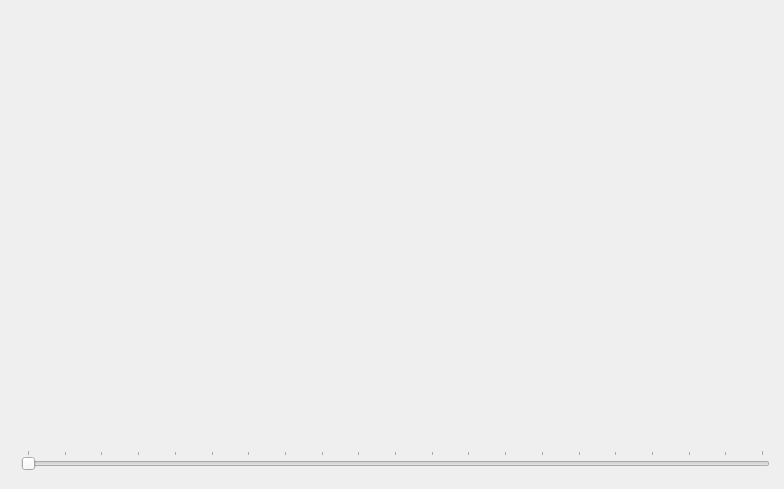
<?xml version="1.0" encoding="UTF-8"?>
<ui version="4.0">
 <class>Widget</class>
 <widget class="QWidget" name="Widget">
  <property name="geometry">
   <rect>
    <x>0</x>
    <y>0</y>
    <width>784</width>
    <height>489</height>
   </rect>
  </property>
  <property name="windowTitle">
   <string>Widget</string>
  </property>
  <widget class="QWidget" name="verticalLayoutWidget">
   <property name="geometry">
    <rect>
     <x>10</x>
     <y>10</y>
     <width>771</width>
     <height>471</height>
    </rect>
   </property>
   <layout class="QVBoxLayout" name="verticalLayout_2">
    <item>
     <widget class="circlewidget" name="draw" native="true"/>
    </item>
    <item>
     <widget class="QSlider" name="setWidth">
      <property name="maximum">
       <number>100</number>
      </property>
      <property name="orientation">
       <enum>Qt::Horizontal</enum>
      </property>
      <property name="tickPosition">
       <enum>QSlider::TicksAbove</enum>
      </property>
      <property name="tickInterval">
       <number>5</number>
      </property>
     </widget>
    </item>
   </layout>
  </widget>
 </widget>
 <layoutdefault spacing="6" margin="11"/>
 <customwidgets>
  <customwidget>
   <class>circlewidget</class>
   <extends>QWidget</extends>
   <header location="global">circlewidget.h</header>
   <container>1</container>
  </customwidget>
 </customwidgets>
 <resources/>
 <connections/>
</ui>
